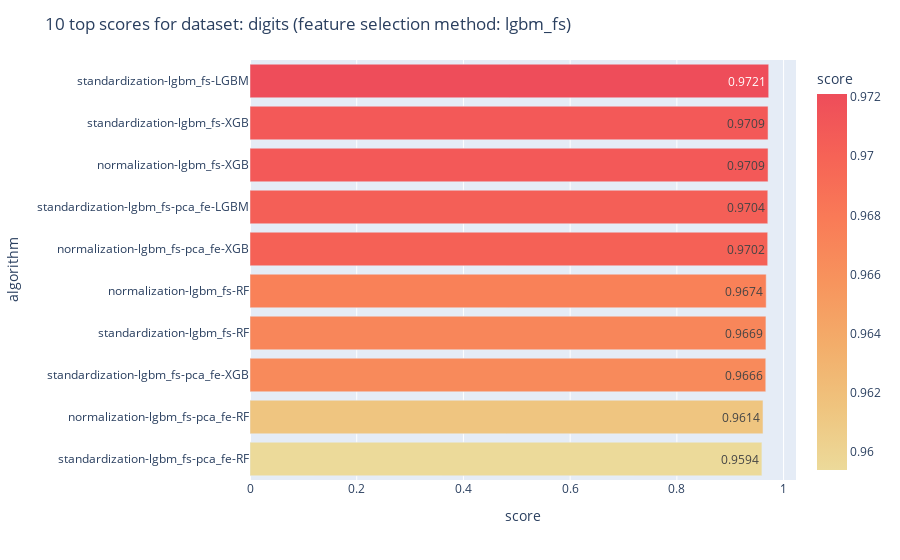

The cell this chart's notebook holds for it:
### Code cell
plot_n_top_models(df, dataset_name='digits', n=10, fs_type='lgbm_fs')

### Figure 1 — Plotly figure (JSON) as saved in the notebook; plotly's stock layout.template omitted (floating-point values rounded to 4 significant figures)
{"data": [{"alignmentgroup": "True", "hovertemplate": "Score:: %{x:.4f}<br>Model: %{y}<br>Dataset: digits", "legendgroup": "", "marker": {"color": [0.9721, 0.9709, 0.9709, 0.9704, 0.9702, 0.9674, 0.9669, 0.9666, 0.9614, 0.9594], "coloraxis": "coloraxis", "pattern": {"shape": ""}}, "name": "", "offsetgroup": "", "orientation": "h", "showlegend": false, "text": [0.9721, 0.9709, 0.9709, 0.9704, 0.9702, 0.9674, 0.9669, 0.9666, 0.9614, 0.9594], "textposition": "auto", "type": "bar", "x": [0.9721, 0.9709, 0.9709, 0.9704, 0.9702, 0.9674, 0.9669, 0.9666, 0.9614, 0.9594], "xaxis": "x", "y": ["standardization-lgbm_fs-LGBM", "standardization-lgbm_fs-XGB", "normalization-lgbm_fs-XGB", "standardization-lgbm_fs-pca_fe-LGBM", "normalization-lgbm_fs-pca_fe-XGB", "normalization-lgbm_fs-RF", "standardization-lgbm_fs-RF", "standardization-lgbm_fs-pca_fe-XGB", "normalization-lgbm_fs-pca_fe-RF", "standardization-lgbm_fs-pca_fe-RF"], "yaxis": "y"}], "layout": {"barmode": "relative", "coloraxis": {"colorbar": {"title": {"text": "score"}}, "colorscale": [[0, "rgb(236, 218, 154)"], [0.1667, "rgb(239, 196, 126)"], [0.3333, "rgb(243, 173, 106)"], [0.5, "rgb(247, 148, 93)"], [0.6667, "rgb(249, 123, 87)"], [0.8333, "rgb(246, 99, 86)"], [1, "rgb(238, 77, 90)"]]}, "legend": {"tracegroupgap": 0}, "margin": {"t": 60}, "title": {"text": "10 top scores for dataset: digits (feature selection method: lgbm_fs)"}, "xaxis": {"anchor": "y", "domain": [0, 1], "title": {"text": "score"}}, "yaxis": {"anchor": "x", "autorange": "reversed", "domain": [0, 1], "title": {"text": "algorithm"}}}}
